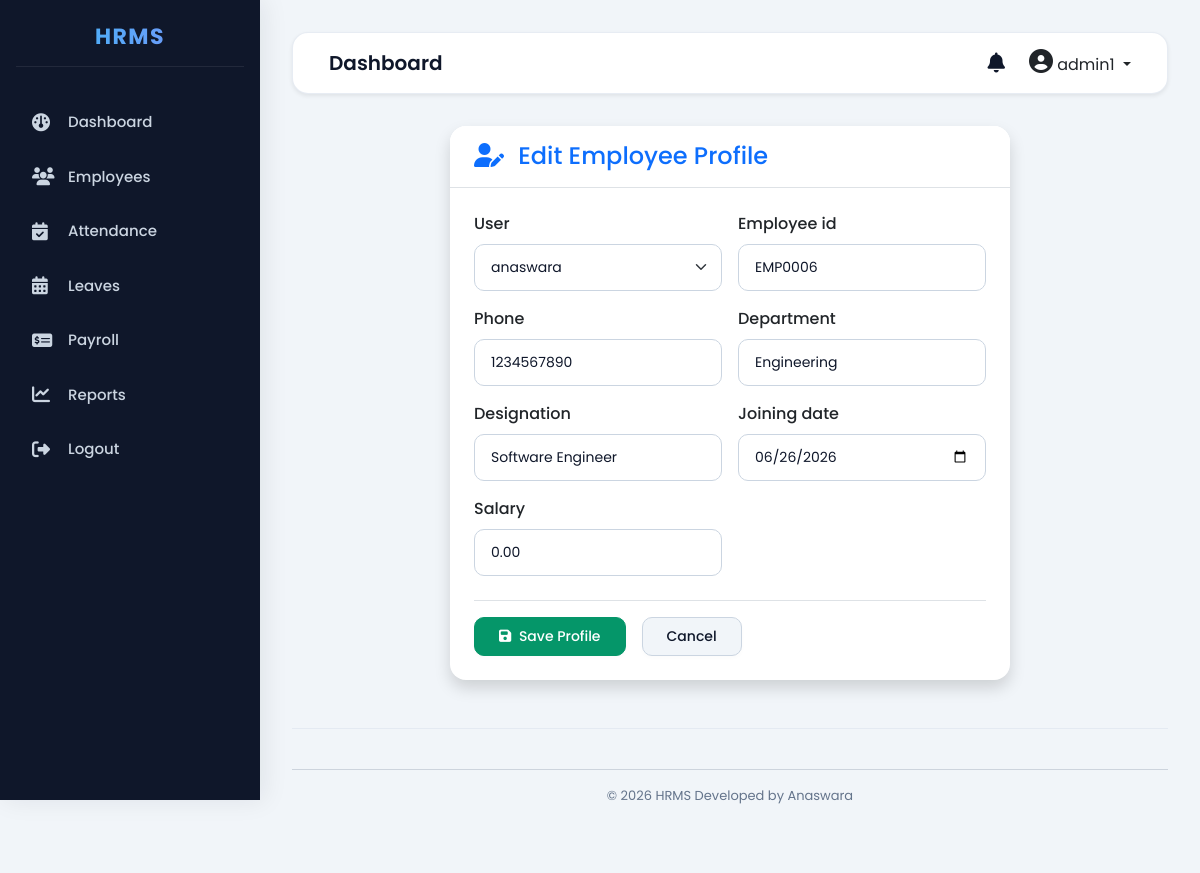
/employees/update/6/ (signed in), run on the app's committed database.
### accounts/models.py (models this page shows, shortened)
class User(AbstractUser):
    ROLE_CHOICES = (
        ('ADMIN', 'Admin'),
        ('HR', 'HR'),
        ('EMPLOYEE', 'Employee'),
    )
    role = models.CharField(
        max_length=20,
        choices=ROLE_CHOICES,
        default='EMPLOYEE'
    )

### employees/models.py (models this page shows, shortened)
class Employee(models.Model):
    user = models.OneToOneField(
    User,
    on_delete=models.CASCADE,
    null=True,
    blank=True
)
    employee_id = models.CharField(max_length=20,unique=True)
    phone = models.CharField(max_length=15)
    department = models.CharField(max_length=100)
    designation = models.CharField(max_length=100)
    joining_date = models.DateField()
    salary = models.DecimalField(
        max_digits=10,
        decimal_places=2
    )

### employees/views.py (the view)
# urls.py: path("update/<int:pk>/", views.employee_update, name="employee_update"),
@login_required
def employee_update(request, pk):
    employee = get_object_or_404(
        Employee,
        pk=pk
    )
    if employee.user == request.user:
        messages.error(request, "You cannot edit your own employee details from this list.")
        return redirect('employee_list')
    if request.method == 'POST':
        form = EmployeeForm(
            request.POST,
            instance=employee
        )
        if form.is_valid():
            form.save()
            return redirect('employee_list')
    else:
        form = EmployeeForm(instance=employee)
    return render(
        request,
        'employees/employee_form.html',
        {'form': form}
    )

### employees/templates/employees/employee_form.html (shortened to what this page needs)
{% extends "base.html" %}
{% block content %}
<div class="row justify-content-center">
    <div class="col-lg-8">
        <div class="card shadow border-0">
            <div class="card-header bg-white border-bottom py-3">
                <h4 class="mb-0 text-primary">
                    <i class="fa fa-user-edit me-2"></i>
                    {% if form.instance.pk %}Edit Employee Profile{% else %}Add New Employee{% endif %}
                </h4>
            </div>
            <div class="card-body p-4">
                <form method="POST" class="needs-validation" novalidate>
                    <div class="row g-3">
                        {% for field in form %}
                            <div class="col-md-6">
                                <label for="{{ field.id_for_label }}" class="form-label fw-medium">{{ field.label }}</label>
                                {{ field }}
                            </div>
                        {% endfor %}
                    </div>
                    <div class="mt-4 pt-3 border-top d-flex gap-3">
                        <button type="submit" class="btn btn-success px-4 py-2">
                            <i class="fa fa-save me-1"></i> Save Profile
                        </button>
                        <a href="{% url 'employee_list' %}" class="btn btn-secondary px-4 py-2">
                            Cancel
                        </a>
                    </div>
                </form>
            </div>
        </div>
    </div>
</div>
{% endblock %}

### templates/includes/navbar.html (shortened to what this page needs)
<nav class="navbar navbar-expand-lg bg-white shadow-sm">
<div class="container-fluid">
<h4>
{% block page_title %}
Dashboard
{% endblock %}
</h4>
<div class="d-flex align-items-center">
<i class="fa fa-bell me-4 fs-5"></i>
<div class="dropdown">
<a
class="dropdown-toggle text-dark text-decoration-none"
data-bs-toggle="dropdown">
<i class="fa fa-user-circle fs-4"></i>
{{ request.user.username }}
</a>
</div>
</div>
</div>
</nav>

### static/css/style.css (style rules this page uses)
:root { --bg-primary: #f1f5f9; --sidebar-bg: #0f172a; --sidebar-hover: #1e293b; --card-bg: #ffffff; --card-border: rgba(226, 232, 240, 0.8); --text-main: #0f172a; --text-muted: #64748b; --accent-blue: #2563eb; --accent-indigo: #4f46e5; --accent-purple: #7c3aed; --accent-emerald: #059669; --accent-amber: #d97706; --accent-rose: #dc2626; --card-shadow: 0 4px 6px -1px rgba(0, 0, 0, 0.05), 0 2px 4px -1px rgba(0, 0, 0, 0.03); --border-radius: 16px; --transition-speed: 0.3s; }
body { background-color: var(--bg-primary); color: var(--text-main); font-family: 'Poppins', sans-serif; margin: 0; padding: 0; -webkit-font-smoothing: antialiased; min-height: 100vh; }
.navbar { background: var(--card-bg) !important; border: 1px solid var(--card-border); border-radius: var(--border-radius); padding: 16px 24px; margin-bottom: 32px; box-shadow: var(--card-shadow); }
.navbar h4 { font-size: 20px; font-weight: 600; color: var(--text-main); margin: 0; }
.card { background-color: var(--card-bg); border: 1px solid var(--card-border); border-radius: var(--border-radius); box-shadow: var(--card-shadow); transition: transform var(--transition-speed) ease, box-shadow var(--transition-speed) ease; overflow: hidden; }
.card-header { background-color: rgba(0, 0, 0, 0.01); border-bottom: 1px solid var(--card-border); padding: 18px 24px; font-size: 16px; font-weight: 600; color: var(--text-main); }
.btn { padding: 10px 20px; font-size: 14px; font-weight: 500; border-radius: 10px; transition: all var(--transition-speed) ease; box-shadow: 0 2px 4px rgba(0, 0, 0, 0.02); }
.btn-success { background-color: var(--accent-emerald); border-color: var(--accent-emerald); }
.btn-secondary { background-color: #f1f5f9; color: var(--text-main); border: 1px solid #cbd5e1; }
.container-fluid { animation: fadeInUp 0.4s ease-out forwards; }
.form-control, .form-select { background-color: #ffffff; border: 1px solid #cbd5e1; border-radius: 10px; padding: 12px 16px; font-size: 14px; color: var(--text-main); transition: all var(--transition-speed) ease; }

### data on the page
User: user.username "admin1"
Employee: form "anaswara" "EMP0006" "1234567890" "Engineering" "Software Engineer" "06/26/2026" "0.00"

### other printed values
{{ field.label }} "User" "Employee id" "Phone" "Department" "Designation" "Joining date" "Salary"
